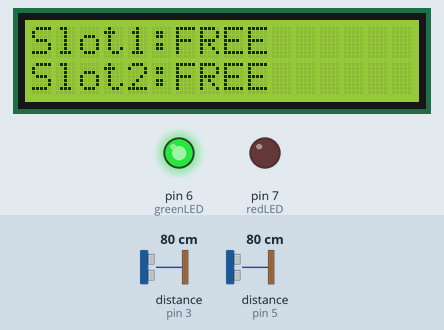
This sketch was run on a simulated Arduino Uno, built with avr-gcc and run on an emulated ATmega328P. On the bench: 16×2 character LCD, output pins drawn as LEDs (lit = HIGH). Wiring (inferred from the names in the program): 2 × ultrasonic range finder: trigger pin 2, echo pin 3 / trigger pin 4, echo pin 5. The test bench sets the inputs (shaded band); at power-on: distance to the obstacle (sensors on pin 3, pin 5) 80 cm. The echo pulse lasts 58.3 µs per cm; pins used as bus, display or sensor lines are not drawn.

Above: at 3.2 s.
3.3 s: distance to the obstacle (sensor on pin 3) set to 12 cm
5.1 s: distance to the obstacle (sensor on pin 3) set to 9 cm
At 6.5 s:
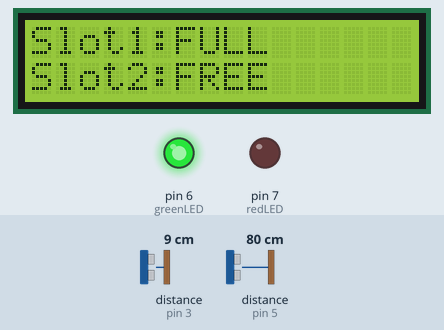
7.2 s: distance to the obstacle (sensor on pin 5) set to 12 cm
8.7 s: distance to the obstacle (sensor on pin 5) set to 9 cm
At 10.2 s:
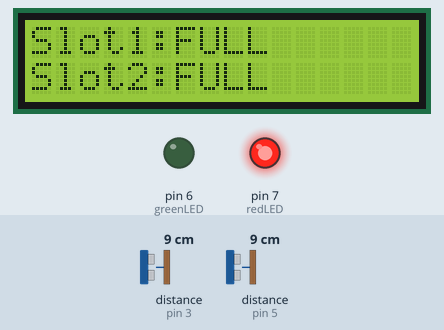
10.7 s: distance to the obstacle (sensor on pin 3) set to 18 cm
At 11.4 s:
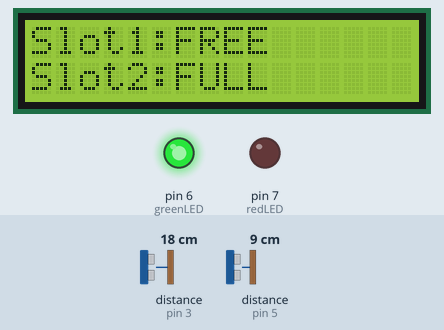
12.5 s: distance to the obstacle (sensor on pin 3) set to 2 cm
At 13.7 s:
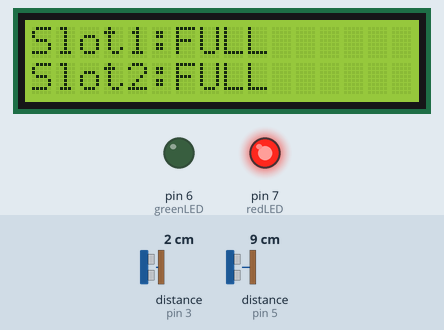
Timing chart, 0 to 15.2 s (numbered marks = the images above; inputs shaded):
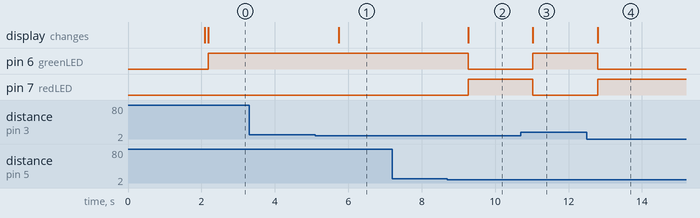

Measured:
- the behaviour switches between 11 and 10 cm on distance to the obstacle (sensor on pin 3) (found by bisection; images 0 and 1)
- the behaviour switches between 11 and 10 cm on distance to the obstacle (sensor on pin 5) (found by bisection; images 1 and 2)
- after the input at 3.3 s, every drawn part: stays the same
- after the input at 5.1 s, the display: changes after 0.64 s (image 1)
- after the input at 7.2 s, every drawn part: stays the same
- after the input at 8.7 s, pin 6 (greenLED): HIGH → LOW after 0.57 s; pin 7 (redLED): LOW → HIGH after 0.57 s; the display: changes after 0.57 s (image 2)
- after the input at 10.7 s, pin 6 (greenLED): LOW → HIGH after 0.33 s; pin 7 (redLED): HIGH → LOW after 0.33 s; the display: changes after 0.33 s (image 3)
- after the input at 12.5 s, pin 6 (greenLED): HIGH → LOW after 0.29 s; pin 7 (redLED): LOW → HIGH after 0.29 s; the display: changes after 0.29 s (image 4)

The sketch:

smart_parking.ino
```cpp
#include <Wire.h>
#include <LiquidCrystal_I2C.h>

LiquidCrystal_I2C lcd(0x27, 16, 2);

const int trig1 = 2;
const int echo1 = 3;
const int trig2 = 4;
const int echo2 = 5;

const int greenLED = 6;
const int redLED = 7;

const int threshold = 10;

long getDistance(int trigPin, int echoPin) {
  digitalWrite(trigPin, LOW);
  delayMicroseconds(2);

  digitalWrite(trigPin, HIGH);
  delayMicroseconds(10);
  digitalWrite(trigPin, LOW);

  long duration = pulseIn(echoPin, HIGH, 30000);

  if (duration == 0) {
    return 999;
  }

  return duration * 0.0343 / 2;
}

void setup() {
  pinMode(trig1, OUTPUT);
  pinMode(echo1, INPUT);
  pinMode(trig2, OUTPUT);
  pinMode(echo2, INPUT);

  pinMode(greenLED, OUTPUT);
  pinMode(redLED, OUTPUT);

  lcd.init();
  lcd.backlight();

  lcd.setCursor(0, 0);
  lcd.print("Smart Parking");
  lcd.setCursor(0, 1);
  lcd.print("System Ready");
  delay(2000);
  lcd.clear();
}

void loop() {
  long distance1 = getDistance(trig1, echo1);
  delay(50);
  long distance2 = getDistance(trig2, echo2);

  bool slot1Occupied = distance1 < threshold;
  bool slot2Occupied = distance2 < threshold;

  int occupied = slot1Occupied + slot2Occupied;
  int available = 2 - occupied;

  lcd.setCursor(0, 0);
  lcd.print("Slot1:");
  lcd.print(slot1Occupied ? "FULL " : "FREE ");
  lcd.print("       ");

  lcd.setCursor(0, 1);
  lcd.print("Slot2:");
  lcd.print(slot2Occupied ? "FULL " : "FREE ");
  lcd.print("       ");

  if (available > 0) {
    digitalWrite(greenLED, HIGH);
    digitalWrite(redLED, LOW);
  } else {
    digitalWrite(greenLED, LOW);
    digitalWrite(redLED, HIGH);
  }

  delay(500);
}
```
